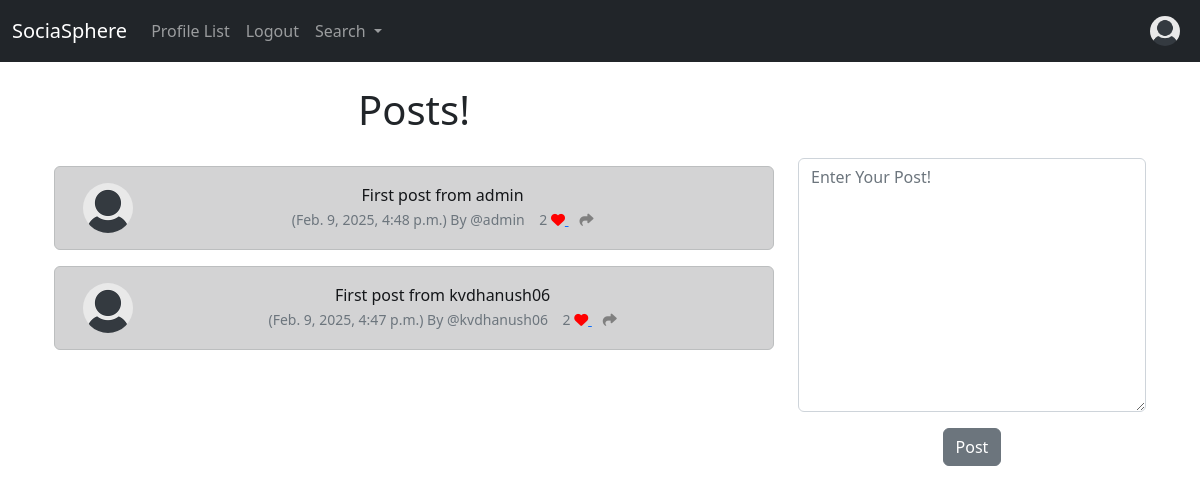
Screenshot of / (signed in) with the database file from the repository.
### dashboard/models.py (models this page shows, shortened)
class Post(models.Model):
    user = models.ForeignKey(
        User, related_name="posts",
        on_delete=models.DO_NOTHING
    )
    body = models.CharField(max_length=200)
    created_at = models.DateTimeField(auto_now_add=True)
    likes = models.ManyToManyField(User, related_name="post_like", blank=True)
    def number_of_likes(self):
        return self.likes.count()

### dashboard/views.py (the view, shortened to what this page needs)
# urls.py: path('', views.home, name="home"),
def home(request):
    if request.user.is_authenticated:
        form = PostForm(request.POST or None)
        posts = Post.objects.all().order_by("-created_at")
        return render(request, 'home.html', {"posts": posts, "form": form})
    else:
        posts = Post.objects.all().order_by("-created_at")
        return render(request, 'home.html', {"posts": posts})

### dashboard/forms.py
class PostForm(forms.ModelForm):
    body = forms.CharField(required=True,
                           widget=forms.widgets.Textarea(
                               attrs={
                                   "placeholder": "Enter Your Post!",
                                   "class": "form-control",
                               }
                           ),
                           label="",
                           )
    class Meta:
        model = Post
        exclude = ("user", "likes",)

### dashboard/templates/home.html (shortened to what this page needs)
{% extends 'base.html' %}
{% load static %}
{% block content %}
    <div class="container text-center">
        <div class="row">
            <div class="col-8">
                <h1>Posts!</h1>
                <br/>
                {% for post in posts %}
                    <div class="alert alert-dark" role="alert">
                        <div class="container">
                            <div class="row">
                                <div class="col-1">
                                    {% if post.user.profile.profile_image %}
                                        <img src="{{ post.user.profile.profile_image.url }}" width=50 height=50 class="rounded-circle" alt="{{ post.user.username }}">
                                    {% else %}
                                        <img src="{% static 'images/default_profile_pic.png' %}" width=50 height=50 class="rounded-circle" alt="{{ post.user.username }}">
                                    {% endif %}
                                </div>
                                <div class="col-11">
                                    {{ post.body }}<br/>
                                    <small class="text-muted">
                                        ({{ post.created_at}}) By
                                        @{{ post.user.username }}
                                        {{ post.number_of_likes }}
                                        {% if user in post.likes.all %}
                                            <a href="{% url 'post_like' post.id %}">
                                                <i class="fa-solid fa-heart" style="color:red"></i>
                                            </a>
                                        {% else %}
                                            <a href="{% url 'post_like' post.id %}">
                                                <i class="fa fa-heart-o" style="color:red"></i>
                                            </a>
                                        {% endif %}
                                        <a href="{% url 'post_show' post.id %}" class="share-post" data-url="{% url 'post_show' post.id %}">
                                            <i class="fa-solid fa-share" style="color:gray"></i>
                                        </a>
                                    </small>
                                </div>
                            </div>
                        </div>
                    </div>
                {% endfor %}
            </div>
            <div class="col-4">
                <br/><br/><br/>
                {% if form %}
                    <form method="POST">
                        {{ form.as_p }}
                        <button type="submit" class="btn btn-secondary">Post</button>
                    </form>
                {% endif %}
            </div>
        </div>
    </div>
{% endblock %}

### rows the page displays
Post: body "First post from admin", created_at "Feb. 9, 2025, 4:48 p.m.", user.username "admin", number_of_likes "2"
Post: body "First post from kvdhanush06", created_at "Feb. 9, 2025, 4:47 p.m.", user.username "kvdhanush06", number_of_likes "2"
